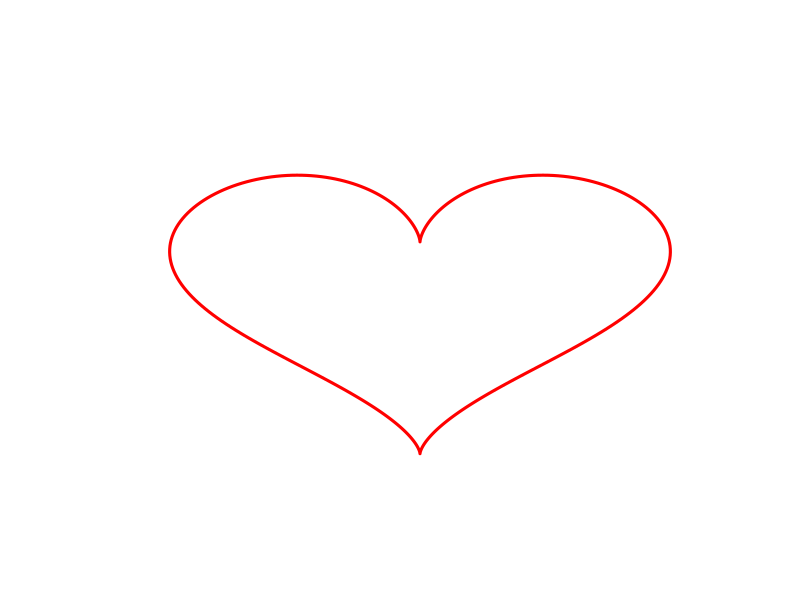

Generate this figure with R:
################################################
# 1. Define how to get X and Y values to plot. #
################################################

# Define the function that will calculate the plot's X values.
calculate_x = function(t){
  16 * sin(t)^3
}

# Define the function that will calculate the plot's Y values.
calculate_y = function(t){
  13 * cos(t) - 5*cos(2*t) - 2*cos(3*t) - cos(4*t)
}


################################
# 2. Calculate X and Y values. #
################################

# Build the ranges of t values that will serve as 
# input to the calculate_x and calculate_y functions.
# Convert them to radians by multiplying with pi/180.
input_sample = seq(0, 360, len=360) * pi/180

# Calculate our x and y values using the functions we defined.
x = calculate_x(input_sample)
y = calculate_y(input_sample)


#######################################
# 3. Plot the calcualted data points. #
#######################################

# Display the secret message in a new window.
dev.new()

# Define our plotting box by drawing an empty plot.
plot(x=0, y=0,
    xlim=c(-20, 20),
    ylim=c(-20, 20),
    type='n',
    axes=FALSE,
    xlab='',
    ylab='')

# Plot the results as a line plot.
lines(x, y, col='red', lty=1, lwd=3)


##################
# 4. Experiment. #
##################

# Things to try:
#   1. What happens when you change the value of lty and lwd?
#   2. Play with the calculate_x and calculate_y functions.
#       What happens when you change some numbers or remove parts of it?
